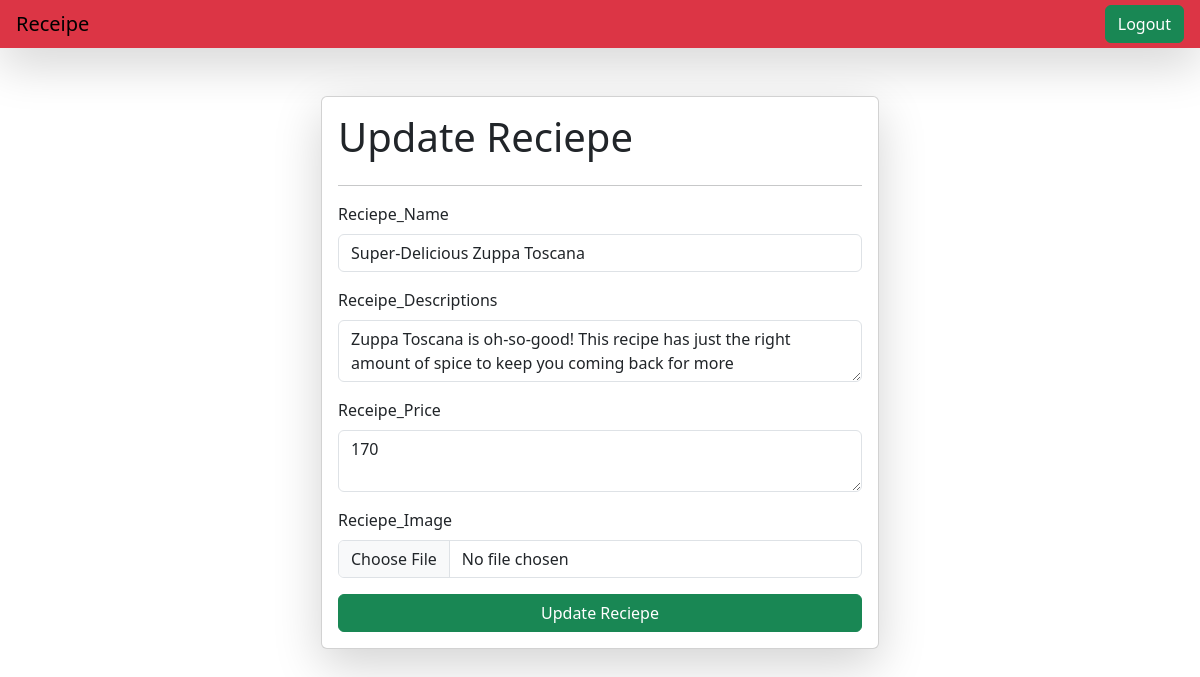
/update_receipe/22/ (signed in), run on the app's committed database.
### vege/models.py (models this page shows)
class Receipe(models.Model):
    user = models.ForeignKey(settings.AUTH_USER_MODEL, on_delete=models.CASCADE,null=True,blank=True)
    receipe_name = models.CharField(max_length=255)
    receipe_descriptions = models.TextField()
    receipe_price=models.IntegerField(default=0)
    receipe_image = models.ImageField(upload_to ='receipe_images/')
    receipe_view_count=models.IntegerField(default=1)
    ratings = models.PositiveIntegerField(default=0)

### vege/views.py (the view, shortened to what this page needs)
# urls.py: path('update_receipe/<int:id>/', update_receipe, name='update_receipe'),
@login_required(login_url="/login_page/")
def update_receipe(request, id):
    queryset = Receipe.objects.get(id=id)
    context = {'receipes': queryset}
    return render(request, 'update_receipe.html', context)

### vege/templates/update_receipe.html (shortened to what this page needs)
{% extends "base.html" %}
{% block start %}
<div class="container mt-5">
    <form class="col-6 mx-auto  card p-3 shadow-lg" method="post" enctype="multipart/form-data">
        <h1>Update Reciepe</h1>
        <hr>
        <div class="mb-3">
          <label for="exampleInputEmail1" class="form-label">Reciepe_Name</label>
          <input name="receipe_name" value="{{receipes.receipe_name}}" required type="text" class="form-control" >
        </div>
        <div class="mb-3">
          <label for="exampleInputPassword1"  class="form-label">Receipe_Descriptions</label>
          <textarea class="form-control" value=""  name="receipe_descriptions" required >{{receipes.receipe_descriptions}}</textarea>
        </div>
        <div class="mb-3">
          <label for="exampleInputPassword1"  class="form-label">Receipe_Price</label>
          <textarea class="form-control" value=""  name="receipe_price" required >{{receipes.receipe_price}}</textarea>
        </div>
        <div class="mb-3">
            <label for="exampleInputPassword1" class="form-label">Reciepe_Image</label>
            <input type="file" name="receipe_image" class="form-control">
          </div>
          <button type="submit" class="btn btn-success">Update Reciepe</button>
      </form>
       {% endblock %}

### data on the page
Receipe: receipe_name "Super-Delicious Zuppa Toscana", receipe_descriptions "Zuppa Toscana is oh-so-good! This recipe has just the right amount of spice to keep you coming back for more", receipe_price "170"
